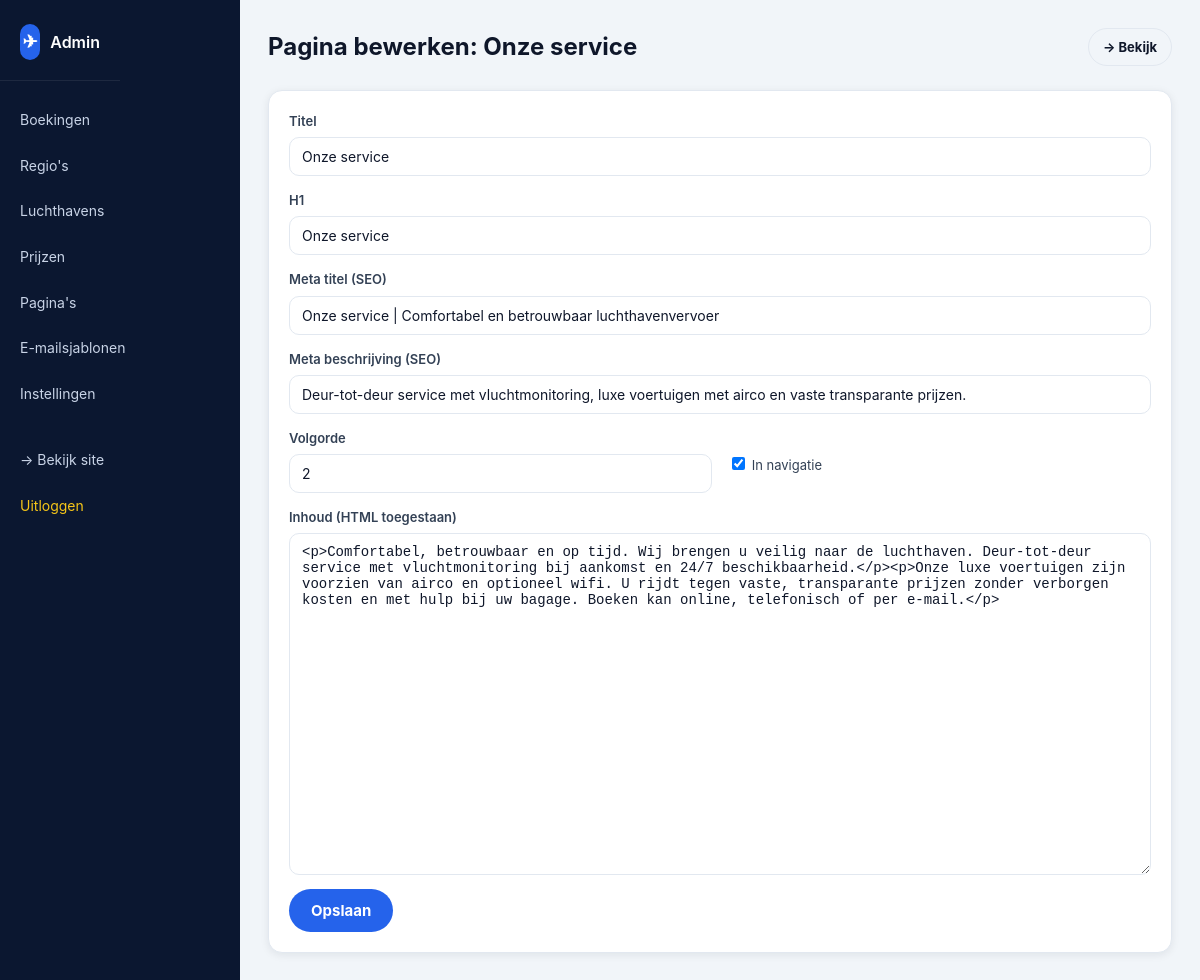
Screenshot of /admin.php?p=page_edit&slug=onze-service (signed in) with the database file from the repository.
### tables this page shows
CREATE TABLE pages (
        slug TEXT PRIMARY KEY,
        title TEXT NOT NULL DEFAULT "",
        meta_title TEXT NOT NULL DEFAULT "",
        meta_description TEXT NOT NULL DEFAULT "",
        h1 TEXT NOT NULL DEFAULT "",
        body TEXT NOT NULL DEFAULT "",
        sort_order INTEGER NOT NULL DEFAULT 0,
        in_nav INTEGER NOT NULL DEFAULT 0,
        updated_at TEXT NOT NULL
    );

### admin.php (called while the page is built, shortened)
<?php
require_once __DIR__ . '/includes/functions.php';
$page = preg_replace('/[^a-z0-9_]/i', '', (string)($_GET['p'] ?? 'dashboard')) ?: 'dashboard';
$view_file = __DIR__ . '/admin_views/' . $page . '.php';
require __DIR__ . '/admin_views/_shell_top.php';
require $view_file;
require __DIR__ . '/admin_views/_shell_bottom.php';

### includes/functions.php (called while the page is built, shortened)
<?php
function h(?string $s): string {
    return htmlspecialchars((string)$s, ENT_QUOTES | ENT_SUBSTITUTE, 'UTF-8');
}
function url(string $path = ''): string {
    $path = ltrim($path, '/');
    $script = $_SERVER['SCRIPT_NAME'] ?? '/index.php';
    $dir = rtrim(str_replace('\\', '/', dirname($script)), '/');
    return ($dir === '' ? '' : $dir) . '/' . $path;
}

### admin_views/page_edit.php (the view, shortened to what this page needs)
<?php
$slug = (string)($_GET['slug'] ?? '');
$pdo = db();
$stmt = $pdo->prepare('SELECT * FROM pages WHERE slug = ?'); $stmt->execute([$slug]); $p = $stmt->fetch();
?>
<div class="admin-topbar"><h1>Pagina bewerken: <?= h($p['title']) ?></h1>
<a class="btn btn-ghost-ink btn-sm" href="<?= h(url('?p=' . $p['slug'])) ?>" target="_blank">→ Bekijk</a></div>
<form method="post" class="card"><input type="hidden" name="csrf" value="<?= h(csrf_token()) ?>">
  <div class="field"><label>Titel</label><input name="title" value="<?= h($p['title']) ?>"></div>
  <div class="field"><label>H1</label><input name="h1" value="<?= h($p['h1']) ?>"></div>
  <div class="field"><label>Meta titel (SEO)</label><input name="meta_title" value="<?= h($p['meta_title']) ?>"></div>
  <div class="field"><label>Meta beschrijving (SEO)</label><input name="meta_description" value="<?= h($p['meta_description']) ?>"></div>
  <div style="display:flex;gap:16px">
    <div class="field" style="flex:1"><label>Volgorde</label><input type="number" name="sort_order" value="<?= (int)$p['sort_order'] ?>"></div>
    <div class="field" style="flex:1"><label>&nbsp;</label><label style="flex-direction:row;align-items:center;gap:8px;font-weight:400"><input type="checkbox" name="in_nav" <?= (int)$p['in_nav']?'checked':'' ?>> In navigatie</label></div>
  </div>
  <div class="field"><label>Inhoud (HTML toegestaan)</label><textarea name="body" rows="20"><?= h($p['body']) ?></textarea></div>
  <button class="btn btn-primary">Opslaan</button>
</form>

### assets/style.css (style rules this page uses)
:root { --navy-900:#0b1730; --navy-800:#0f1e3d; --navy-700:#16264a; --navy-600:#1e3a6b; --blue-600:#2563eb; --blue-500:#3b82f6; --blue-700:#1d4ed8; --gold:#f5c518; --gold-600:#e0b20d; --ink:#0f172a; --slate-700:#334155; --slate-500:#556274; --slate-400:#94a3b8; --slate-200:#e2e8f0; --slate-100:#f1f5f9; --surface:#f1f5f9; --white:#ffffff; --success:#16a34a; --danger:#ef4444; --r-sm:10px; --r:14px; --r-lg:20px; --r-xl:24px; --r-pill:999px; --shadow-card:0 24px 60px -20px rgba(2,12,40,.45); --shadow-sm:0 2px 8px rgba(15,23,42,.08); --font:"Inter",system-ui,-apple-system,"Segoe UI",Roboto,Helvetica,Arial,sans-serif; --content-max:1180px; --pad-x:clamp(16px,4vw,40px); }
*,*:before,*:after { box-sizing:border-box }
html,body { margin:0;padding:0;background:var(--surface);color:var(--ink);font-family:var(--font);line-height:1.55;-webkit-font-smoothing:antialiased }
a { color:inherit;text-decoration:none }
button { font-family:inherit }
.btn { display:inline-flex;align-items:center;justify-content:center;gap:8px;font-weight:700;padding:12px 22px;border-radius:var(--r-pill);border:0;cursor:pointer;transition:transform .1s ease,background .15s;color:#fff;text-decoration:none;font-size:15px }
.btn-primary { background:var(--blue-600) }
.btn-ghost-ink { background:transparent;color:var(--ink);border:1px solid var(--slate-200) }
.btn-sm { padding:8px 14px;font-size:13px }
.admin-body { background:var(--slate-100);min-height:100vh }
.admin-topbar { display:flex;justify-content:space-between;align-items:center;margin-bottom:24px }
.admin-topbar h1 { margin:0;font-size:24px }
.card { background:#fff;border:1px solid var(--slate-200);border-radius:var(--r);padding:20px;margin-bottom:20px;box-shadow:var(--shadow-sm) }
.field { display:flex;flex-direction:column;gap:6px;margin-bottom:14px;font-size:13px;color:var(--slate-700);font-weight:600 }
.field input,.field select,.field textarea { padding:10px 12px;border:1px solid var(--slate-200);border-radius:var(--r-sm);font-size:14px;font-family:inherit;background:#fff;color:var(--ink) }
.field textarea { min-height:120px;font-family:ui-monospace,SFMono-Regular,Menlo,monospace }

### rows the page displays
pages: title "Onze service", h1 "Onze service", meta_title "Onze service | Comfortabel en betrouwbaar luchthavenvervoer", meta_description "Deur-tot-deur service met vluchtmonitoring, luxe voertuigen met airco en vaste transparante prijzen.", sort_order "2", in_nav "☑", body "<p>Comfortabel, betrouwbaar en op tijd. Wij brengen u veilig naar de luchthaven. Deur-tot-deur service met vluchtmonitoring bij aankomst en 24/7 beschikbaarheid.</p><p>Onze luxe voertuigen zijn voorzien van airco en optioneel wifi. U rijdt tegen vaste, transparante prijzen zonder verborgen kosten en met hulp bij uw bagage. Boeken kan online, telefonisch of per e-mail.</p>"

### other values shown
$lbl "Boekingen"
$lbl "Regio's"
$lbl "Luchthavens"
$lbl "Prijzen"
$lbl "Pagina's"
$lbl "E-mailsjablonen"
$lbl "Instellingen"
